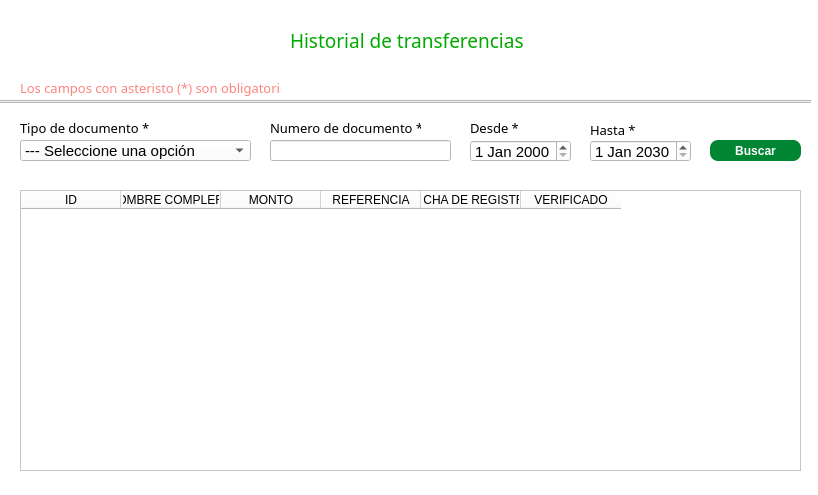
<?xml version="1.0" encoding="UTF-8"?>
<ui version="4.0">
 <class>Dialog</class>
 <widget class="QDialog" name="Dialog">
  <property name="windowModality">
   <enum>Qt::ApplicationModal</enum>
  </property>
  <property name="geometry">
   <rect>
    <x>0</x>
    <y>0</y>
    <width>818</width>
    <height>495</height>
   </rect>
  </property>
  <property name="windowTitle">
   <string>Historial de Transacciones</string>
  </property>
  <property name="styleSheet">
   <string notr="true">background-color: rgb(255, 255, 255);</string>
  </property>
  <widget class="QLabel" name="label">
   <property name="geometry">
    <rect>
     <x>20</x>
     <y>10</y>
     <width>231</width>
     <height>51</height>
    </rect>
   </property>
   <property name="styleSheet">
    <string notr="true">background-color: transparent;</string>
   </property>
   <property name="text">
    <string/>
   </property>
   <property name="pixmap">
    <pixmap>../img/logo.png</pixmap>
   </property>
   <property name="scaledContents">
    <bool>true</bool>
   </property>
  </widget>
  <widget class="QLabel" name="label_2">
   <property name="geometry">
    <rect>
     <x>290</x>
     <y>30</y>
     <width>271</width>
     <height>21</height>
    </rect>
   </property>
   <property name="font">
    <font>
     <family>Monotype Koufi</family>
     <pointsize>14</pointsize>
    </font>
   </property>
   <property name="styleSheet">
    <string notr="true">color: rgb(0, 170, 0);</string>
   </property>
   <property name="text">
    <string>Historial de transferencias</string>
   </property>
  </widget>
  <widget class="QLabel" name="label_3">
   <property name="geometry">
    <rect>
     <x>20</x>
     <y>120</y>
     <width>141</width>
     <height>16</height>
    </rect>
   </property>
   <property name="font">
    <font>
     <family>Monotype Koufi</family>
     <pointsize>10</pointsize>
    </font>
   </property>
   <property name="text">
    <string>Tipo de documento *</string>
   </property>
  </widget>
  <widget class="QComboBox" name="cbTipo">
   <property name="geometry">
    <rect>
     <x>20</x>
     <y>140</y>
     <width>231</width>
     <height>21</height>
    </rect>
   </property>
   <property name="font">
    <font>
     <pointsize>11</pointsize>
    </font>
   </property>
   <item>
    <property name="text">
     <string>--- Seleccione una opción</string>
    </property>
   </item>
   <item>
    <property name="text">
     <string>INE</string>
    </property>
   </item>
   <item>
    <property name="text">
     <string>Pasaporte</string>
    </property>
   </item>
   <item>
    <property name="text">
     <string>VISA</string>
    </property>
   </item>
  </widget>
  <widget class="QLabel" name="label_4">
   <property name="geometry">
    <rect>
     <x>270</x>
     <y>120</y>
     <width>151</width>
     <height>16</height>
    </rect>
   </property>
   <property name="font">
    <font>
     <family>Monotype Koufi</family>
     <pointsize>10</pointsize>
    </font>
   </property>
   <property name="text">
    <string>Numero de documento *</string>
   </property>
  </widget>
  <widget class="QLineEdit" name="txtDocumento">
   <property name="geometry">
    <rect>
     <x>270</x>
     <y>140</y>
     <width>181</width>
     <height>21</height>
    </rect>
   </property>
   <property name="font">
    <font>
     <pointsize>12</pointsize>
    </font>
   </property>
  </widget>
  <widget class="QPushButton" name="btnBuscar">
   <property name="geometry">
    <rect>
     <x>710</x>
     <y>140</y>
     <width>91</width>
     <height>21</height>
    </rect>
   </property>
   <property name="font">
    <font>
     <pointsize>9</pointsize>
     <bold>true</bold>
    </font>
   </property>
   <property name="cursor">
    <cursorShape>PointingHandCursor</cursorShape>
   </property>
   <property name="styleSheet">
    <string notr="true">background-color: rgb(0, 133, 51);
color: rgb(255, 255, 255);
border-radius: 8px;</string>
   </property>
   <property name="text">
    <string>Buscar</string>
   </property>
  </widget>
  <widget class="QLabel" name="label_12">
   <property name="geometry">
    <rect>
     <x>470</x>
     <y>120</y>
     <width>51</width>
     <height>16</height>
    </rect>
   </property>
   <property name="font">
    <font>
     <family>Monotype Koufi</family>
     <pointsize>10</pointsize>
    </font>
   </property>
   <property name="text">
    <string>Desde *</string>
   </property>
  </widget>
  <widget class="QFrame" name="frame">
   <property name="geometry">
    <rect>
     <x>-10</x>
     <y>100</y>
     <width>821</width>
     <height>3</height>
    </rect>
   </property>
   <property name="maximumSize">
    <size>
     <width>16777215</width>
     <height>3</height>
    </size>
   </property>
   <property name="styleSheet">
    <string notr="true">
background-color: rgb(238, 238, 238);</string>
   </property>
   <property name="frameShape">
    <enum>QFrame::StyledPanel</enum>
   </property>
   <property name="frameShadow">
    <enum>QFrame::Raised</enum>
   </property>
  </widget>
  <widget class="QLabel" name="label_14">
   <property name="geometry">
    <rect>
     <x>20</x>
     <y>80</y>
     <width>261</width>
     <height>16</height>
    </rect>
   </property>
   <property name="font">
    <font>
     <family>Monotype Koufi</family>
     <pointsize>10</pointsize>
    </font>
   </property>
   <property name="styleSheet">
    <string notr="true">color: rgb(240, 99, 99);
color: rgb(255, 132, 128);</string>
   </property>
   <property name="text">
    <string>Los campos con asteristo (*) son obligatorios</string>
   </property>
  </widget>
  <widget class="QLabel" name="label_13">
   <property name="geometry">
    <rect>
     <x>590</x>
     <y>120</y>
     <width>51</width>
     <height>20</height>
    </rect>
   </property>
   <property name="font">
    <font>
     <family>Monotype Koufi</family>
     <pointsize>10</pointsize>
    </font>
   </property>
   <property name="text">
    <string>Hasta *</string>
   </property>
  </widget>
  <widget class="QTableWidget" name="tblHistorial">
   <property name="geometry">
    <rect>
     <x>20</x>
     <y>190</y>
     <width>781</width>
     <height>281</height>
    </rect>
   </property>
   <column>
    <property name="text">
     <string>ID</string>
    </property>
   </column>
   <column>
    <property name="text">
     <string>NOMBRE COMPLERO</string>
    </property>
   </column>
   <column>
    <property name="text">
     <string>MONTO</string>
    </property>
   </column>
   <column>
    <property name="text">
     <string>REFERENCIA</string>
    </property>
   </column>
   <column>
    <property name="text">
     <string>FECHA DE REGISTRO</string>
    </property>
   </column>
   <column>
    <property name="text">
     <string>VERIFICADO</string>
    </property>
   </column>
  </widget>
  <widget class="QDateEdit" name="txtFechaDesde">
   <property name="geometry">
    <rect>
     <x>470</x>
     <y>140</y>
     <width>101</width>
     <height>22</height>
    </rect>
   </property>
   <property name="font">
    <font>
     <pointsize>11</pointsize>
    </font>
   </property>
  </widget>
  <widget class="QDateEdit" name="txtFechaHasta">
   <property name="geometry">
    <rect>
     <x>590</x>
     <y>140</y>
     <width>101</width>
     <height>22</height>
    </rect>
   </property>
   <property name="font">
    <font>
     <pointsize>11</pointsize>
    </font>
   </property>
   <property name="dateTime">
    <datetime>
     <hour>0</hour>
     <minute>0</minute>
     <second>0</second>
     <year>2030</year>
     <month>1</month>
     <day>1</day>
    </datetime>
   </property>
  </widget>
 </widget>
 <resources/>
 <connections/>
</ui>
